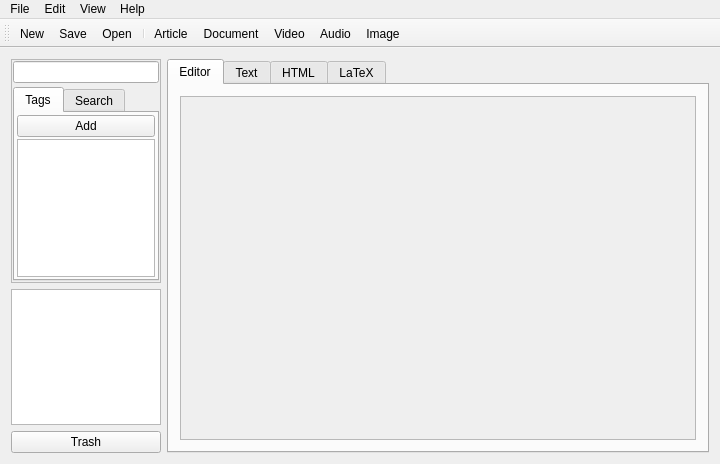
<?xml version="1.0" encoding="UTF-8"?>
<ui version="4.0">
 <class>MainWindow</class>
 <widget class="QMainWindow" name="MainWindow">
  <property name="geometry">
   <rect>
    <x>0</x>
    <y>0</y>
    <width>720</width>
    <height>464</height>
   </rect>
  </property>
  <property name="windowTitle">
   <string>Notes Manager</string>
  </property>
  <property name="documentMode">
   <bool>false</bool>
  </property>
  <property name="tabShape">
   <enum>QTabWidget::Rounded</enum>
  </property>
  <widget class="QWidget" name="centralWidget">
   <layout class="QHBoxLayout" name="horizontalLayout">
    <item>
     <widget class="QWidget" name="options_pane" native="true">
      <property name="maximumSize">
       <size>
        <width>150</width>
        <height>16777215</height>
       </size>
      </property>
      <layout class="QVBoxLayout" name="verticalLayout_8">
       <property name="leftMargin">
        <number>0</number>
       </property>
       <property name="topMargin">
        <number>0</number>
       </property>
       <property name="rightMargin">
        <number>0</number>
       </property>
       <property name="bottomMargin">
        <number>0</number>
       </property>
       <item>
        <widget class="QFrame" name="tag_frame">
         <property name="frameShape">
          <enum>QFrame::StyledPanel</enum>
         </property>
         <property name="frameShadow">
          <enum>QFrame::Raised</enum>
         </property>
         <layout class="QVBoxLayout" name="verticalLayout_9">
          <property name="spacing">
           <number>2</number>
          </property>
          <property name="leftMargin">
           <number>1</number>
          </property>
          <property name="topMargin">
           <number>1</number>
          </property>
          <property name="rightMargin">
           <number>1</number>
          </property>
          <property name="bottomMargin">
           <number>1</number>
          </property>
          <item>
           <widget class="QLineEdit" name="tag_lineedit">
            <property name="text">
             <string/>
            </property>
           </widget>
          </item>
          <item>
           <widget class="QWidget" name="tags_buttons" native="true">
            <layout class="QHBoxLayout" name="horizontalLayout_2">
             <property name="leftMargin">
              <number>0</number>
             </property>
             <property name="topMargin">
              <number>0</number>
             </property>
             <property name="rightMargin">
              <number>0</number>
             </property>
             <property name="bottomMargin">
              <number>0</number>
             </property>
            </layout>
           </widget>
          </item>
          <item>
           <widget class="QTabWidget" name="tabWidget">
            <property name="currentIndex">
             <number>0</number>
            </property>
            <widget class="QWidget" name="tab_5">
             <attribute name="title">
              <string>Tags</string>
             </attribute>
             <layout class="QVBoxLayout" name="verticalLayout_5">
              <property name="spacing">
               <number>2</number>
              </property>
              <property name="leftMargin">
               <number>2</number>
              </property>
              <property name="topMargin">
               <number>2</number>
              </property>
              <property name="rightMargin">
               <number>2</number>
              </property>
              <property name="bottomMargin">
               <number>2</number>
              </property>
              <item>
               <widget class="QPushButton" name="tag_set">
                <property name="text">
                 <string>Add</string>
                </property>
               </widget>
              </item>
              <item>
               <widget class="QListWidget" name="tag_list">
                <property name="sortingEnabled">
                 <bool>true</bool>
                </property>
               </widget>
              </item>
             </layout>
            </widget>
            <widget class="QWidget" name="tab_6">
             <attribute name="title">
              <string>Search</string>
             </attribute>
             <layout class="QVBoxLayout" name="verticalLayout_6">
              <property name="spacing">
               <number>2</number>
              </property>
              <property name="leftMargin">
               <number>2</number>
              </property>
              <property name="topMargin">
               <number>2</number>
              </property>
              <property name="rightMargin">
               <number>2</number>
              </property>
              <property name="bottomMargin">
               <number>2</number>
              </property>
              <item>
               <widget class="QListWidget" name="tag_search">
                <property name="sortingEnabled">
                 <bool>true</bool>
                </property>
               </widget>
              </item>
             </layout>
            </widget>
           </widget>
          </item>
         </layout>
        </widget>
       </item>
       <item>
        <widget class="QListWidget" name="notes_list">
         <property name="maximumSize">
          <size>
           <width>150</width>
           <height>16777215</height>
          </size>
         </property>
        </widget>
       </item>
       <item>
        <widget class="QPushButton" name="trashButton">
         <property name="text">
          <string>Trash</string>
         </property>
        </widget>
       </item>
      </layout>
     </widget>
    </item>
    <item>
     <widget class="QTabWidget" name="tabs">
      <property name="tabPosition">
       <enum>QTabWidget::North</enum>
      </property>
      <property name="tabShape">
       <enum>QTabWidget::Rounded</enum>
      </property>
      <property name="currentIndex">
       <number>0</number>
      </property>
      <widget class="QWidget" name="editor_tab">
       <attribute name="title">
        <string>Editor</string>
       </attribute>
       <layout class="QVBoxLayout" name="verticalLayout_3">
        <item>
         <widget class="QScrollArea" name="editor_area_scroll">
          <property name="verticalScrollBarPolicy">
           <enum>Qt::ScrollBarAsNeeded</enum>
          </property>
          <property name="widgetResizable">
           <bool>true</bool>
          </property>
          <widget class="QWidget" name="editor_area">
           <property name="geometry">
            <rect>
             <x>0</x>
             <y>0</y>
             <width>520</width>
             <height>345</height>
            </rect>
           </property>
           <layout class="QVBoxLayout" name="verticalLayout"/>
          </widget>
         </widget>
        </item>
       </layout>
      </widget>
      <widget class="QWidget" name="text_tab">
       <attribute name="title">
        <string>Text</string>
       </attribute>
       <layout class="QHBoxLayout" name="horizontalLayout_5">
        <item>
         <widget class="QPlainTextEdit" name="text_textedit">
          <property name="readOnly">
           <bool>true</bool>
          </property>
         </widget>
        </item>
       </layout>
      </widget>
      <widget class="QWidget" name="HTML_tab">
       <attribute name="title">
        <string>HTML</string>
       </attribute>
       <layout class="QHBoxLayout" name="horizontalLayout_3">
        <item>
         <widget class="QTextEdit" name="html_textedit">
          <property name="readOnly">
           <bool>true</bool>
          </property>
         </widget>
        </item>
       </layout>
      </widget>
      <widget class="QWidget" name="latex_tab">
       <attribute name="title">
        <string>LaTeX</string>
       </attribute>
       <layout class="QHBoxLayout" name="horizontalLayout_4">
        <item>
         <widget class="QPlainTextEdit" name="latex_textedit">
          <property name="readOnly">
           <bool>true</bool>
          </property>
         </widget>
        </item>
       </layout>
      </widget>
     </widget>
    </item>
   </layout>
  </widget>
  <widget class="QMenuBar" name="menuBar">
   <property name="geometry">
    <rect>
     <x>0</x>
     <y>0</y>
     <width>720</width>
     <height>21</height>
    </rect>
   </property>
   <widget class="QMenu" name="menuFile">
    <property name="title">
     <string>File</string>
    </property>
    <widget class="QMenu" name="menuAdd">
     <property name="title">
      <string>Add</string>
     </property>
     <addaction name="actionArticle"/>
     <addaction name="actionDocument"/>
     <addaction name="actionVideo"/>
     <addaction name="actionAudio"/>
     <addaction name="actionImage"/>
    </widget>
    <addaction name="actionNew"/>
    <addaction name="menuAdd"/>
    <addaction name="actionOpen"/>
    <addaction name="actionSave"/>
    <addaction name="actionClose"/>
    <addaction name="actionExit"/>
   </widget>
   <widget class="QMenu" name="menuEdit">
    <property name="title">
     <string>Edit</string>
    </property>
    <addaction name="actionUndo"/>
    <addaction name="actionRedo"/>
    <addaction name="separator"/>
    <addaction name="actionCopy"/>
    <addaction name="actionPaste"/>
    <addaction name="separator"/>
    <addaction name="actionSettings"/>
   </widget>
   <widget class="QMenu" name="menuView">
    <property name="title">
     <string>View</string>
    </property>
    <addaction name="actionEditor"/>
    <addaction name="actionHTML"/>
    <addaction name="actionLaTeX"/>
    <addaction name="actionText"/>
   </widget>
   <widget class="QMenu" name="menuHelp">
    <property name="title">
     <string>Help</string>
    </property>
    <addaction name="actionAbout"/>
    <addaction name="actionHelp"/>
   </widget>
   <addaction name="menuFile"/>
   <addaction name="menuEdit"/>
   <addaction name="menuView"/>
   <addaction name="menuHelp"/>
  </widget>
  <widget class="QToolBar" name="toolBar">
   <property name="windowTitle">
    <string>toolBar</string>
   </property>
   <attribute name="toolBarArea">
    <enum>TopToolBarArea</enum>
   </attribute>
   <attribute name="toolBarBreak">
    <bool>false</bool>
   </attribute>
   <addaction name="actionNew"/>
   <addaction name="actionSave"/>
   <addaction name="actionOpen"/>
   <addaction name="separator"/>
   <addaction name="actionArticle"/>
   <addaction name="actionDocument"/>
   <addaction name="actionVideo"/>
   <addaction name="actionAudio"/>
   <addaction name="actionImage"/>
  </widget>
  <action name="actionNew">
   <property name="icon">
    <iconset theme="document-new">
     <normaloff/>
    </iconset>
   </property>
   <property name="text">
    <string>New</string>
   </property>
   <property name="shortcut">
    <string>Ctrl+N</string>
   </property>
  </action>
  <action name="actionOpen">
   <property name="icon">
    <iconset theme="document-open">
     <normaloff/>
    </iconset>
   </property>
   <property name="text">
    <string>Open</string>
   </property>
   <property name="shortcut">
    <string>Ctrl+O</string>
   </property>
  </action>
  <action name="actionSave">
   <property name="icon">
    <iconset theme="document-save">
     <normaloff/>
    </iconset>
   </property>
   <property name="text">
    <string>Save</string>
   </property>
   <property name="shortcut">
    <string>Ctrl+S</string>
   </property>
  </action>
  <action name="actionExit">
   <property name="text">
    <string>Exit</string>
   </property>
  </action>
  <action name="actionUndo">
   <property name="icon">
    <iconset theme="edit-undo">
     <normaloff/>
    </iconset>
   </property>
   <property name="text">
    <string>Undo</string>
   </property>
   <property name="shortcut">
    <string>Ctrl+Z</string>
   </property>
  </action>
  <action name="actionRedo">
   <property name="icon">
    <iconset theme="edit-redo">
     <normaloff/>
    </iconset>
   </property>
   <property name="text">
    <string>Redo</string>
   </property>
   <property name="shortcut">
    <string>Ctrl+Y, Ctrl+Shift+Z</string>
   </property>
  </action>
  <action name="actionCopy">
   <property name="icon">
    <iconset theme="edit-copy">
     <normaloff/>
    </iconset>
   </property>
   <property name="text">
    <string>Copy</string>
   </property>
   <property name="shortcut">
    <string>Ctrl+C</string>
   </property>
  </action>
  <action name="actionPaste">
   <property name="icon">
    <iconset theme="edit-paste">
     <normaloff/>
    </iconset>
   </property>
   <property name="text">
    <string>Paste</string>
   </property>
   <property name="shortcut">
    <string>Ctrl+V</string>
   </property>
  </action>
  <action name="actionEditor">
   <property name="icon">
    <iconset theme="document">
     <normaloff/>
    </iconset>
   </property>
   <property name="text">
    <string>Editor</string>
   </property>
  </action>
  <action name="actionHTML">
   <property name="icon">
    <iconset theme="html">
     <normaloff/>
    </iconset>
   </property>
   <property name="text">
    <string>HTML</string>
   </property>
  </action>
  <action name="actionLaTeX">
   <property name="icon">
    <iconset theme="document">
     <normaloff/>
    </iconset>
   </property>
   <property name="text">
    <string>LaTeX</string>
   </property>
  </action>
  <action name="actionText">
   <property name="icon">
    <iconset theme="text">
     <normaloff/>
    </iconset>
   </property>
   <property name="text">
    <string>Text</string>
   </property>
  </action>
  <action name="actionAbout">
   <property name="text">
    <string>About..</string>
   </property>
  </action>
  <action name="actionHelp">
   <property name="icon">
    <iconset theme="help">
     <normaloff/>
    </iconset>
   </property>
   <property name="text">
    <string>Help</string>
   </property>
  </action>
  <action name="actionSettings">
   <property name="text">
    <string>Settings..</string>
   </property>
  </action>
  <action name="actionArticle">
   <property name="icon">
    <iconset theme="text">
     <normaloff/>
    </iconset>
   </property>
   <property name="text">
    <string>Article</string>
   </property>
  </action>
  <action name="actionDocument">
   <property name="icon">
    <iconset theme="document">
     <normaloff/>
    </iconset>
   </property>
   <property name="text">
    <string>Document</string>
   </property>
  </action>
  <action name="actionVideo">
   <property name="icon">
    <iconset theme="video">
     <normaloff/>
    </iconset>
   </property>
   <property name="text">
    <string>Video</string>
   </property>
  </action>
  <action name="actionAudio">
   <property name="icon">
    <iconset theme="sound">
     <normaloff/>
    </iconset>
   </property>
   <property name="text">
    <string>Audio</string>
   </property>
  </action>
  <action name="actionImage">
   <property name="icon">
    <iconset theme="image">
     <normaloff/>
    </iconset>
   </property>
   <property name="text">
    <string>Image</string>
   </property>
  </action>
  <action name="actionClose">
   <property name="icon">
    <iconset theme="exit">
     <normaloff/>
    </iconset>
   </property>
   <property name="text">
    <string>Close</string>
   </property>
   <property name="shortcut">
    <string>Ctrl+W</string>
   </property>
  </action>
 </widget>
 <layoutdefault spacing="6" margin="11"/>
 <resources/>
 <connections/>
</ui>
